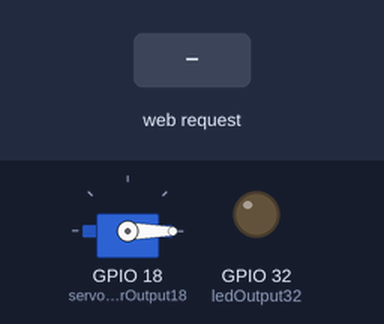
Bench run of a sketch on a simulated ESP32. Parts: servo, output pins drawn as LEDs (lit = HIGH). Dashed ring = blinking. Inputs (shaded band) come from the test bench. WiFi joins after 1.5 s; servers stay silent unless stated; what the sketch prints to the serial monitor is not drawn.

Above: at 2.7 s.
2.8 s: HTTP request GET /18/on received
At 4.6 s:
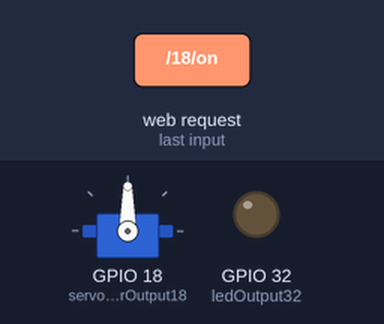
At 5.2 s:
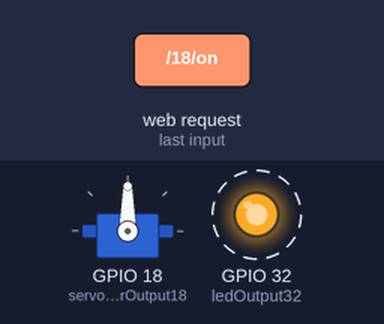
7.0 s: HTTP request GET /18/off received
At 8.6 s:
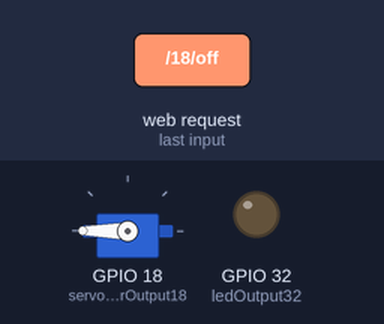
Timing chart, 0 to 20.0 s (numbered marks = the images above; inputs shaded):
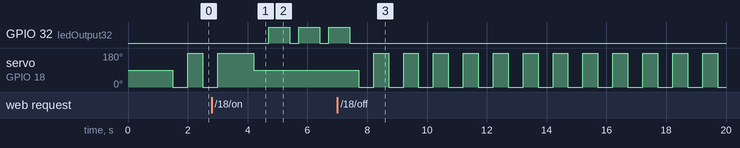

Measured:
- after the input at 2.8 s, GPIO 32 (ledOutput32): alternates HIGH for 0.70 s and LOW for 0.30 s, starting after 1.9 s
- after the input at 7.0 s, servo on GPIO 18 (servoMotorOutput18): alternates 180° for 0.50 s and 0° for 0.50 s, starting after 0.71 s

The sketch:

ESP32_ServoMotor_LED.ino
```cpp
// 『ESP32でのサーボモーターの使い方』
// 角度をPWM信号化するライブラリを使用
// https://wak-tech.com/archives/1534

// 『【超簡単】 ESP32 を使って携帯でLEDを点灯する(Wifi使用）』
// https://enjoy-life-fullest.com/2022/02/05/%E3%80%90%E8%B6%85%E7%B0%A1%E5%8D%98%E3%80%91-esp32-%E3%82%92%E4%BD%BF%E3%81%A3%E3%81%A6%E6%90%BA%E5%B8%AF%E3%81%A7led%E3%82%92%E7%82%B9%E7%81%AF%E3%81%99%E3%82%8Bwifi%E4%BD%BF%E7%94%A8%EF%BC%89/

#include <WiFi.h>
#include <Servo.h>

const char *ssid = "HUMAX-64606"; //SSID
const char *password = "NEdJdTX5LENad"; //password

// Set web server port number to 80
WiFiServer server(80);

// Variable to store the HTTP request
String header;

// Auxiliar variables to store the current output state
String servoMotorOutput18State = "off";

// Assign output variables to GPIO pins
const int servoMotorOutput18 = 18;
const int ledOutput32 = 32;

boolean motorMoveFlag = true;

Servo myservo; //Servoオブジェクトを作成

// Current time
unsigned long currentTime = millis();
// Previous time
unsigned long previousTime = 0;
// Define timeout time in milliseconds (example: 2000ms = 2s)
const long timeoutTime = 2000;

void setup() {

  Serial.begin(115200);

  // Connect to Wi-Fi network with SSID and password
  Serial.print("Connecting to ");
  Serial.println(ssid);
  WiFi.begin(ssid, password);
  while (WiFi.status() != WL_CONNECTED) {
    delay(500);
    Serial.print(".");
  }
  // Print local IP address and start web server
  Serial.println("");
  Serial.println("WiFi connected.");
  Serial.println("IP address: ");
  Serial.println(WiFi.localIP());
  server.begin();

  myservo.attach(servoMotorOutput18);
  pinMode(ledOutput32, OUTPUT);
}

void loop(){
  if(motorMoveFlag){
    Serial.println("動くゾ〜");
    // サーボモーターを0度に戻す
    myservo.write(0);
    delay(500);
    // サーボモーターを180度まで動かす
    myservo.write(180);
    delay(500);
  }

  WiFiClient client = server.available();   // Listen for incoming clients

  if(client){                               // If a new client connects,
    currentTime = millis();
    previousTime = currentTime;
    Serial.println("New Client.");          // print a message out in the serial port
    String currentLine = "";                // make a String to hold incoming data from the client
    while (client.connected() && currentTime - previousTime <= timeoutTime) {  // loop while the client's connected
      currentTime = millis();
      if (client.available()) {             // if there's bytes to read from the client,
        char c = client.read();             // read a byte, then
        Serial.write(c);                    // print it out the serial monitor
        header += c;
        if (c == '\n') {                    // if the byte is a newline character
          // if the current line is blank, you got two newline characters in a row.
          // that's the end of the client HTTP request, so send a response:
          if (currentLine.length() == 0) {
            // HTTP headers always start with a response code (e.g. HTTP/1.1 200 OK)
            // and a content-type so the client knows what's coming, then a blank line:
            client.println("HTTP/1.1 200 OK");
            client.println("Content-type:text/html");
            client.println("Connection: close");
            client.println();


            // turns the GPIOs on and off
            if (header.indexOf("GET /18/on") >= 0) {
              Serial.println("GPIO 18 on");
              servoMotorOutput18State = "on";
              // サーボモーターを0に戻す
              delay(700);
              myservo.write(90);
              Serial.println("onが押されました");
              // 3度LEDを点灯させる
              digitalWrite(ledOutput32, LOW);
              delay(500);
              digitalWrite(ledOutput32, HIGH);
              delay(700);
              digitalWrite(ledOutput32, LOW);
              delay(300);
              digitalWrite(ledOutput32, HIGH);
              delay(700);
              digitalWrite(ledOutput32, LOW);
              delay(300);
              digitalWrite(ledOutput32, HIGH);
              delay(700);
              digitalWrite(ledOutput32, LOW);
              motorMoveFlag = false;
            } else if (header.indexOf("GET /18/off") >= 0) {
              Serial.println("GPIO 18 off");
              servoMotorOutput18State = "off";
              // サーボモーターを0に戻す
              Serial.println("offが押されました");
              motorMoveFlag = true;
              delay(300);
            }

            // Display the HTML web page
            client.println("<!DOCTYPE html><html>");
            client.println("<head><meta name=\"viewport\" content=\"width=device-width, initial-scale=1\">");
            client.println("<link rel=\"icon\" href=\"data:,\">");
            // CSS to style the on/off buttons
            // Feel free to change the background-color and font-size attributes to fit your preferences
            client.println("<style>html { font-family: Helvetica; display: inline-block; margin: 0px auto; text-align: center;}");
            client.println(".button { background-color: #4CAF50; border: none; color: white; padding: 16px 40px;");
            client.println("text-decoration: none; font-size: 30px; margin: 2px; cursor: pointer;}");
            client.println(".button2 {background-color: #555555;}</style></head>");

            // Web Page Heading
            client.println("<body><h1>ESP32 Servo Motor LED</h1>");

            // Display current state, and ON/OFF buttons for GPIO 18
            client.println("<p>GPIO 18 - State " + servoMotorOutput18State + "</p>");
            // If the servoMotorOutput18State is off, it displays the ON button
            if (servoMotorOutput18State=="off") {
              client.println("<p><a href=\"/18/on\"><button class=\"button\">ON</button></a></p>");
            } else {
              client.println("<p><a href=\"/18/off\"><button class=\"button button2\">OFF</button></a></p>");
            }

            // The HTTP response ends with another blank line
            client.println();
            // Break out of the while loop
            break;
          } else { // if you got a newline, then clear currentLine
            currentLine = "";
          }
        } else if (c != '\r') {  // if you got anything else but a carriage return character,
          currentLine += c;      // add it to the end of the currentLine
        }
      }
    }
    // Clear the header variable
    header = "";
    // Close the connection
    client.stop();
    Serial.println("Client disconnected.");
    Serial.println("");
  }
}
```
